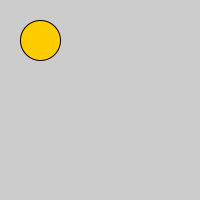
Frame 1 (no input)
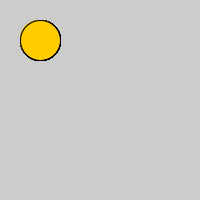
Frame 60 (the mouse pressed at the canvas centre just before this capture)
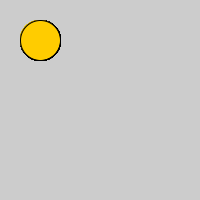
Frame 120 (the mouse held since frame 60 and released just before this capture)

The Processing sketch that drew these frames (run headless with seeded random() and noise(); from frame 60 on, the mouse is pressed at the canvas centre):

// Processing sketch: processing_17423
// ── processing_17423.pde

void setup(){ 
  size(200, 200); 
  smooth();
} 

void draw(){
  color mycolor = #FFCC00; 
  fill(mycolor); 
  ellipse(40, 40, 40, 40);
}
